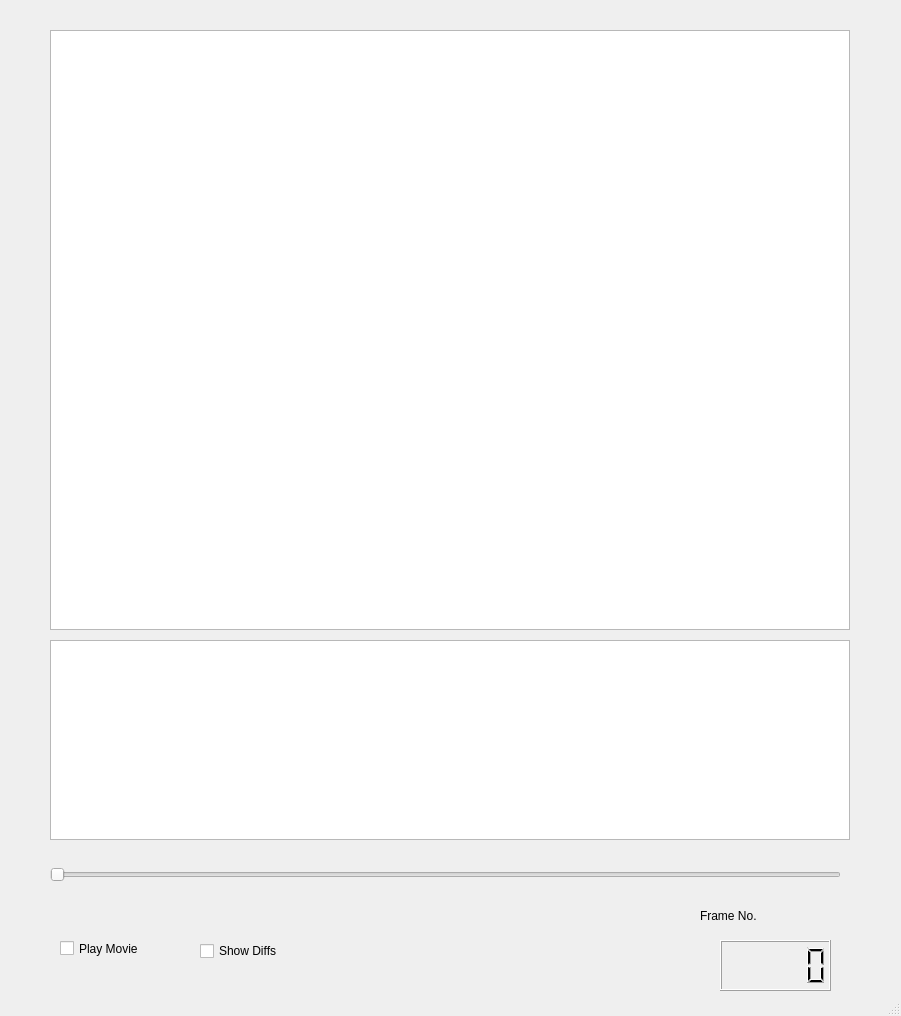
<?xml version="1.0" encoding="UTF-8"?>
<ui version="4.0">
 <class>MainWindow</class>
 <widget class="QMainWindow" name="MainWindow">
  <property name="geometry">
   <rect>
    <x>0</x>
    <y>0</y>
    <width>901</width>
    <height>1016</height>
   </rect>
  </property>
  <property name="windowTitle">
   <string>MainWindow</string>
  </property>
  <widget class="QWidget" name="centralwidget">
   <widget class="PlotWidget" name="diffView">
    <property name="geometry">
     <rect>
      <x>50</x>
      <y>640</y>
      <width>800</width>
      <height>200</height>
     </rect>
    </property>
   </widget>
   <widget class="GLViewWidget" name="dtmView">
    <property name="geometry">
     <rect>
      <x>50</x>
      <y>30</y>
      <width>800</width>
      <height>600</height>
     </rect>
    </property>
   </widget>
   <widget class="QLCDNumber" name="frameNumber">
    <property name="geometry">
     <rect>
      <x>720</x>
      <y>940</y>
      <width>111</width>
      <height>51</height>
     </rect>
    </property>
   </widget>
   <widget class="QSlider" name="horizontalSlider">
    <property name="geometry">
     <rect>
      <x>50</x>
      <y>860</y>
      <width>791</width>
      <height>29</height>
     </rect>
    </property>
    <property name="orientation">
     <enum>Qt::Horizontal</enum>
    </property>
   </widget>
   <widget class="QCheckBox" name="checkBox">
    <property name="geometry">
     <rect>
      <x>60</x>
      <y>930</y>
      <width>181</width>
      <height>37</height>
     </rect>
    </property>
    <property name="text">
     <string>Play Movie</string>
    </property>
   </widget>
   <widget class="QLabel" name="label">
    <property name="geometry">
     <rect>
      <x>700</x>
      <y>900</y>
      <width>151</width>
      <height>32</height>
     </rect>
    </property>
    <property name="text">
     <string>Frame No.</string>
    </property>
   </widget>
   <widget class="QCheckBox" name="diffBox">
    <property name="geometry">
     <rect>
      <x>200</x>
      <y>940</y>
      <width>99</width>
      <height>22</height>
     </rect>
    </property>
    <property name="text">
     <string>Show Diffs</string>
    </property>
   </widget>
  </widget>
  <widget class="QMenuBar" name="menubar">
   <property name="geometry">
    <rect>
     <x>0</x>
     <y>0</y>
     <width>901</width>
     <height>25</height>
    </rect>
   </property>
  </widget>
  <widget class="QStatusBar" name="statusbar"/>
 </widget>
 <customwidgets>
  <customwidget>
   <class>PlotWidget</class>
   <extends>QGraphicsView</extends>
   <header>pyqtgraph</header>
  </customwidget>
  <customwidget>
   <class>GLViewWidget</class>
   <extends>QGraphicsView</extends>
   <header>pyqtgraph.opengl</header>
  </customwidget>
 </customwidgets>
 <resources/>
 <connections/>
</ui>
